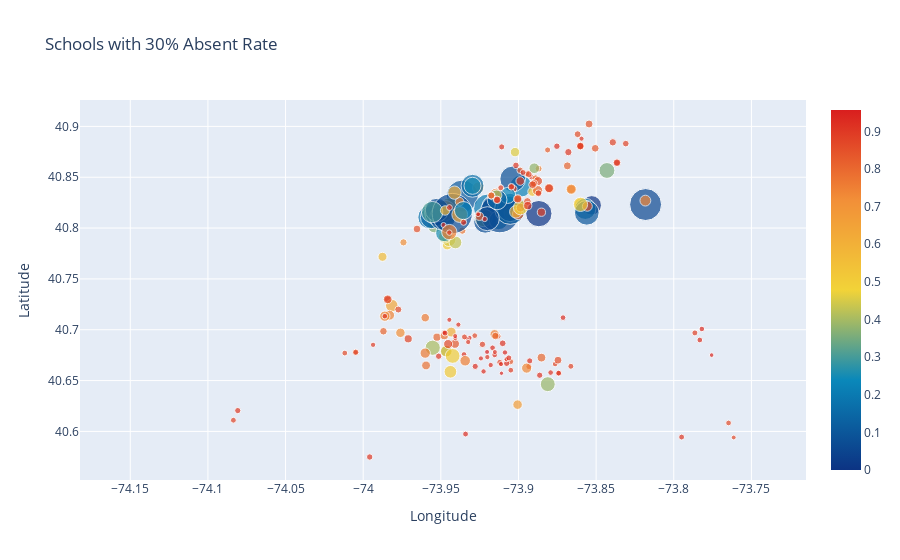

Write notebook code for a chart like this one.
### Markdown cell above
## Shools with 30% Absent Rate
The schools with **30%** absent rate are **more clumped** in the **Central** and **Upper** regions of New York.

### Code cell
data = [
    {
        'x': absent_30["Longitude"],
        'y': absent_30["Latitude"],
        'text': absent_30["School Name"],
        'mode': 'markers',
        'marker': {
            'color': df["Economic Need Index"],
            'size': df["School Income Estimate"]/4500,
            'showscale': True,
            'colorscale':'Portland'
        }
    }
]

layout= go.Layout(
    title= 'Schools with 30% Absent Rate',
    xaxis= dict(
        title= 'Longitude'
    ),
    yaxis=dict(
        title='Latitude'
    )
)
fig = go.Figure(data=data, layout=layout)
iplot(fig, filename='scatter_hover_labels')

### Figure 1 — Plotly figure (JSON) as saved in the notebook; plotly's stock layout.template omitted (floating-point values rounded to 4 significant figures; data arrays with more than 128 entries replaced by an {"elided": "..."} marker saying what was removed)
{"data": [{"marker": {"color": {"elided": "1272 float values"}, "colorscale": [[0, "rgb(12,51,131)"], [0.25, "rgb(10,136,186)"], [0.5, "rgb(242,211,56)"], [0.75, "rgb(242,143,56)"], [1, "rgb(217,30,30)"]], "showscale": true, "size": {"elided": "1272 float values"}}, "mode": "markers", "text": {"elided": "330 str values"}, "type": "scatter", "x": {"elided": "330 float values"}, "y": {"elided": "330 float values"}}], "layout": {"title": {"text": "Schools with 30% Absent Rate"}, "xaxis": {"title": {"text": "Longitude"}}, "yaxis": {"title": {"text": "Latitude"}}}}
